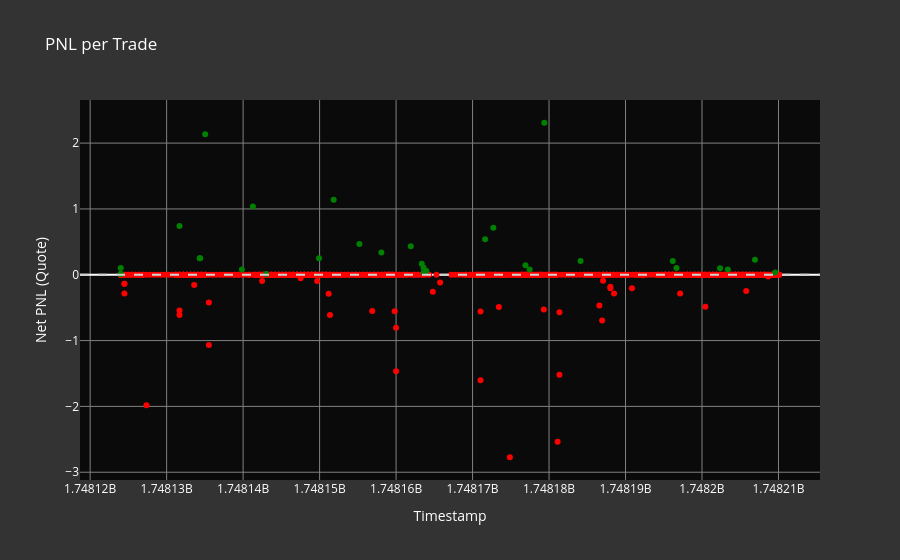

The cell this chart's notebook holds for it:
### Markdown cell above
### Scatter of PNL per Trade
This bar chart illustrates the PNL for each individual trade. Positive PNLs are shown in green and negative PNLs in red, providing a clear view of profitable vs. unprofitable trades.

### Code cell
import plotly.express as px

# Create a new column for profitability
executors_df['profitable'] = executors_df['net_pnl_quote'] > 0

# Create the scatter plot
fig = px.scatter(
    executors_df,
    x="timestamp",
    y='net_pnl_quote',
    title='PNL per Trade',
    color='profitable',
    color_discrete_map={True: 'green', False: 'red'},
    labels={'timestamp': 'Timestamp', 'net_pnl_quote': 'Net PNL (Quote)'},
    hover_data=['filled_amount_quote', 'side']
)

# Customize the layout
fig.update_layout(
    xaxis_title="Timestamp",
    yaxis_title="Net PNL (Quote)",
    legend_title="Profitable",
    font=dict(size=12, color="white"),
    showlegend=False,
    plot_bgcolor='rgba(0,0,0,0.8)',  # Dark background
    paper_bgcolor='rgba(0,0,0,0.8)',  # Dark background for the entire plot area
    xaxis=dict(gridcolor="gray"),
    yaxis=dict(gridcolor="gray")
)

# Add a horizontal line at y=0 to clearly separate profits and losses
fig.add_hline(y=0, line_dash="dash", line_color="lightgray")

# Show the plot
# fig.show()

### Figure 1 — Plotly figure (JSON) as saved in the notebook; plotly's stock layout.template omitted (floating-point values rounded to 4 significant figures; data arrays with more than 128 entries replaced by an {"elided": "..."} marker saying what was removed)
{"data": [{"customdata": {"elided": "528x2 mixed values"}, "hovertemplate": "profitable=False<br>Timestamp=%{x}<br>Net PNL (Quote)=%{y}<br>filled_amount_quote=%{customdata[0]}<br>side=%{customdata[1]}<extra></extra>", "legendgroup": "False", "marker": {"color": "red", "symbol": "circle"}, "mode": "markers", "name": "False", "orientation": "h", "showlegend": true, "type": "scatter", "x": {"elided": "528 float values"}, "xaxis": "x", "y": {"elided": "528 float values"}, "yaxis": "y"}, {"customdata": [[99.84, "BUY"], [99.94, "BUY"], [300.0, "BUY"], [100.1, "SELL"], [99.93, "BUY"], [99.9, "BUY"], [499.8, "BUY"], [100.1, "SELL"], [500.2, "SELL"], [99.94, "BUY"], [100.0, "SELL"], [300.0, "SELL"], [100.0, "SELL"], [100.0, "SELL"], [300.0, "SELL"], [100.2, "SELL"], [99.85, "BUY"], [299.8, "BUY"], [99.92, "BUY"], [99.97, "BUY"], [99.98, "BUY"], [100.0, "SELL"], [100.0, "SELL"], [300.1, "SELL"], [100.1, "SELL"], [99.97, "BUY"], [99.98, "BUY"], [100.1, "SELL"], [99.97, "BUY"], [100.0, "SELL"], [100.1, "SELL"]], "hovertemplate": "profitable=True<br>Timestamp=%{x}<br>Net PNL (Quote)=%{y}<br>filled_amount_quote=%{customdata[0]}<br>side=%{customdata[1]}<extra></extra>", "legendgroup": "True", "marker": {"color": "green", "symbol": "circle"}, "mode": "markers", "name": "True", "orientation": "h", "showlegend": true, "type": "scatter", "x": [1748000000.0, 1748000000.0, 1748000000.0, 1748000000.0, 1748000000.0, 1748000000.0, 1748000000.0, 1748000000.0, 1748000000.0, 1748000000.0, 1748000000.0, 1748000000.0, 1748000000.0, 1748000000.0, 1748000000.0, 1748000000.0, 1748000000.0, 1748000000.0, 1748000000.0, 1748000000.0, 1748000000.0, 1748000000.0, 1748000000.0, 1748000000.0, 1748000000.0, 1748000000.0, 1748000000.0, 1748000000.0, 1748000000.0, 1748000000.0, 1748000000.0], "xaxis": "x", "y": [0.01297, 0.01298, 0.1035, 0.7404, 0.2524, 0.2523, 2.135, 0.07842, 1.037, 0.01326, 0.2508, 1.14, 0.468, 0.3398, 0.4343, 0.1676, 0.03608, 0.1084, 0.05814, 0.54, 0.7158, 0.1434, 0.07833, 2.31, 0.2089, 0.2101, 0.1009, 0.1002, 0.07877, 0.2292, 0.03507], "yaxis": "y"}], "layout": {"font": {"color": "white", "size": 12}, "legend": {"title": {"text": "Profitable"}, "tracegroupgap": 0}, "paper_bgcolor": "rgba(0,0,0,0.8)", "plot_bgcolor": "rgba(0,0,0,0.8)", "shapes": [{"line": {"color": "lightgray", "dash": "dash"}, "type": "line", "x0": 0, "x1": 1, "xref": "x domain", "y0": 0, "y1": 0, "yref": "y"}], "showlegend": false, "title": {"text": "PNL per Trade"}, "xaxis": {"anchor": "y", "domain": [0, 1], "gridcolor": "gray", "title": {"text": "Timestamp"}}, "yaxis": {"anchor": "x", "domain": [0, 1], "gridcolor": "gray", "title": {"text": "Net PNL (Quote)"}}}}
